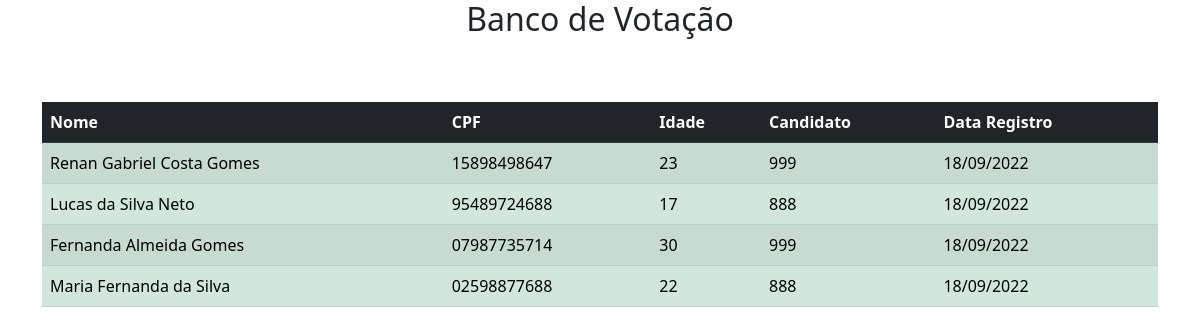
Page /relatorio.php on the committed database.
### tables this page shows
CREATE TABLE `usuarios` (
  `id` smallint(5) UNSIGNED NOT NULL,
  `nome` varchar(150) NOT NULL,
  `cpf` varchar(11) NOT NULL,
  `idade` tinyint(3) UNSIGNED NOT NULL,
  `voto` smallint(3) NOT NULL,
  `data_registro` timestamp NOT NULL DEFAULT current_timestamp()
);

### app/Database/ConexaoDB.php (called while the page is built, shortened)
<?php
class ConexaoDB
{
    private static $conn;
    public static function getConn(){
        if(!isset(self::$conn)){
            try {
                self::$conn = new PDO("mysql:host=".SERVERNAME.";dbname=".DATABASE.";charset=utf8", USERNAME, PASSAWORD);
                self::$conn->setAttribute(PDO::ATTR_ERRMODE, PDO::ERRMODE_EXCEPTION);
            } catch(PDOException $e) {
                echo "Falha na conexão: " . $e->getMessage();
            }
        }
        return self::$conn;
    }
}

### app/Controllers/ControllerUsuario.php (called while the page is built, shortened)
<?php
require_once('app/Database/ConexaoDB.php');
class ControllerUsuario
{
    public function readUsuario(){
        try{
            $queryUsuario = "SELECT * FROM usuarios";
            $stmt = ConexaoDB::getConn()->prepare($queryUsuario);
            $stmt->execute();
            if($stmt->rowCount()){
                return $stmt->fetchAll(PDO::FETCH_ASSOC);
            }
        }catch(PDOException $e){
            echo $e->getMessage();
        }
    }
}

### relatorio.php (the view, shortened to what this page needs)
<?php
require_once('app/Controllers/ControllerUsuario.php');
$usuarioDao = new ControllerUsuario();
?>
<!DOCTYPE html>
<html lang="pt-br">
<head>
    <link href="css/bootstrap.min.css" rel="stylesheet">
</head>
<body>
    <h2 class="text-center">Banco de Votação</h2>
    <?php if ($usuarioDao->readUsuario()) { ?>
        <div class="container">
            <h1 class="text-white">Registros</h1>
            <table class="table table-success table-striped">
                <thead class="table-dark">
                    <tr>
                        <th>Nome</th>
                        <th>CPF</th>
                        <th>Idade</th>
                        <th>Candidato</th>
                        <th>Data Registro</th>
                    </tr>
                </thead>
                <tbody>
                    <?php foreach ($usuarioDao->readUsuario() as $usuarios) { ?>
                        <tr>
                            <td><?php echo $usuarios["nome"]; ?></td>
                            <td><?php echo $usuarios["cpf"]; ?></td>
                            <td><?php echo $usuarios["idade"]; ?></td>
                            <td><?php echo $usuarios["voto"]; ?></td>
                            <td><?php echo date('d/m/Y', strtotime($usuarios["data_registro"])); ?></td>
                        </tr>
                    <?php } ?>
                </tbody>
            </table>
        </div>
    <?php } ?>
</body>
</html>

### rows in the picture
usuarios: nome "Renan Gabriel Costa Gomes", cpf "15898498647", idade "23", voto "999", data_registro "18/09/2022"
usuarios: nome "Lucas da Silva Neto", cpf "95489724688", idade "17", voto "888", data_registro "18/09/2022"
usuarios: nome "Fernanda Almeida Gomes", cpf "07987735714", idade "30", voto "999", data_registro "18/09/2022"
usuarios: nome "Maria Fernanda da Silva", cpf "02598877688", idade "22", voto "888", data_registro "18/09/2022"
